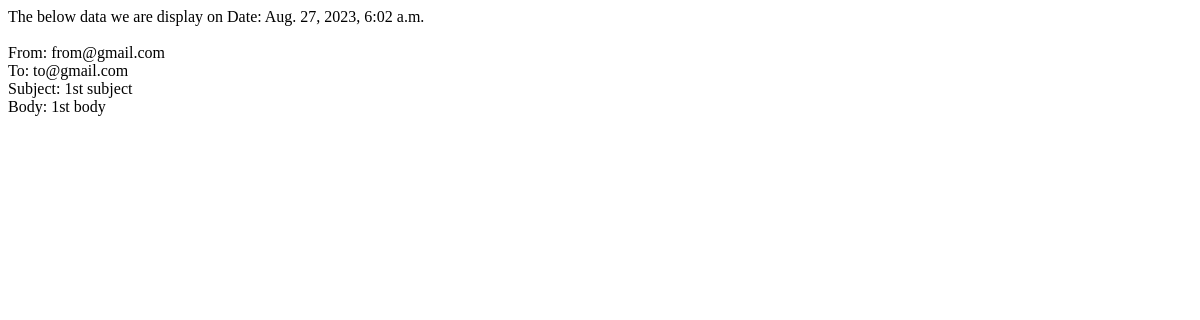
Before: /polls/generic/email/2/ with the older database file.
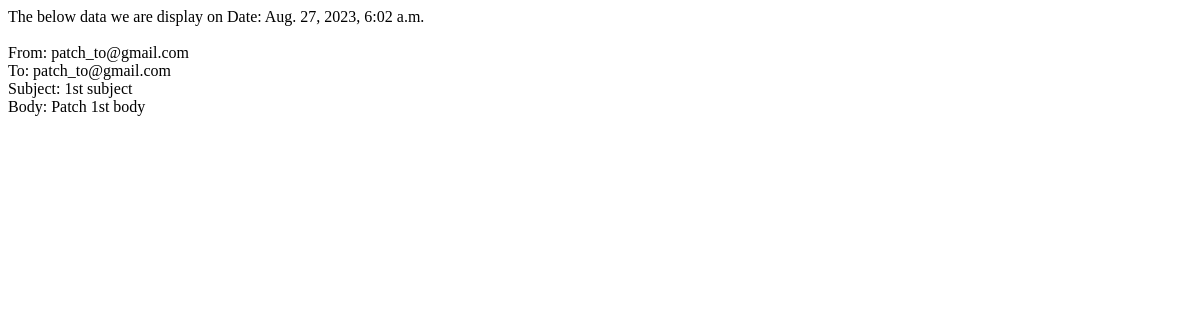
After: the same page with the newer database file.
### polls/models.py (models this page shows, shortened)
class Email(models.Model):
    from_email = models.EmailField(help_text="From Email")
    to_email = models.EmailField(help_text="To Email")
    subject = models.CharField(max_length=500)
    body = models.TextField(null=True, blank=True)

### polls/generic_views.py (the view)
# urls.py: path("generic/email/<int:pk>/", generic_views.EmailDetailView.as_view(), name="generic-email-detail"),
class EmailDetailView(DetailView):
    model = Email
    template_name = "generic/detail.html"
    def get_context_data(self, **kwargs):
        context = super().get_context_data(**kwargs)
        context["time"] = timezone.now()
        return context

### polls/templates/generic/detail.html
The below data we are display on Date: {{ time }}<br></br>
From: {{ object.from_email }} <br>
To: {{ object.to_email }} <br>
Subject: {{ object.subject }} <br>
Body: {{ object.body }} <br>

Changed rows visible on the page:
changed Email "1st subject": from_email "from@gmail.com" → "patch_to@gmail.com"; to_email "to@gmail.com" → "patch_to@gmail.com"; body "1st body" → "Patch 1st body"
